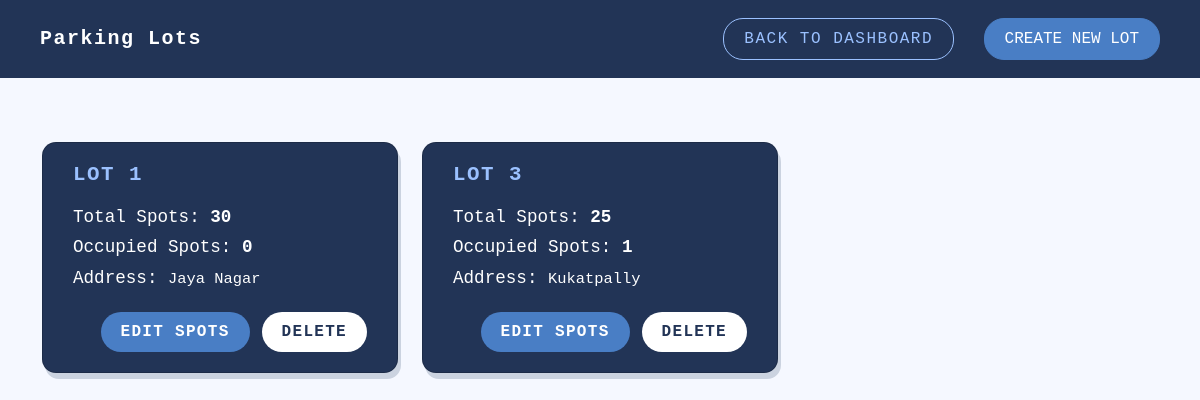
Page /admin/lots (signed in) on the earlier database version.
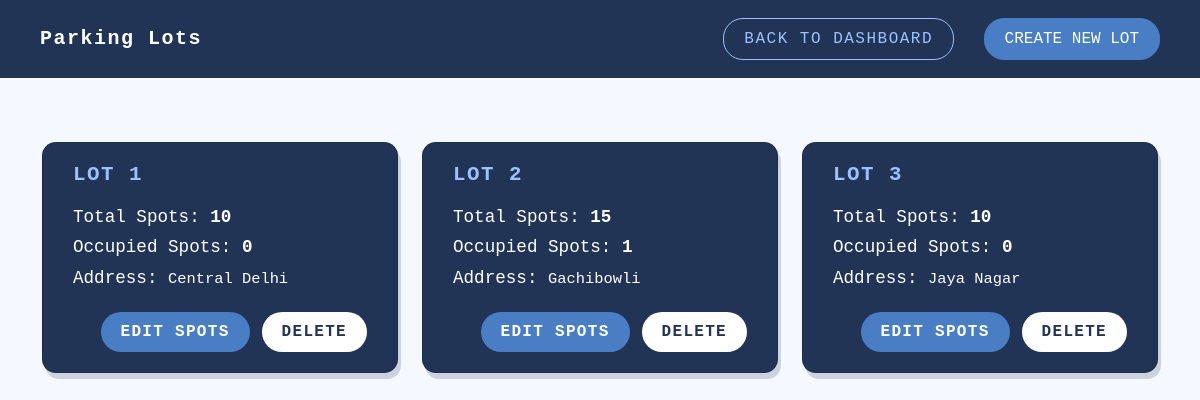
Same page on the later database version.
### backend/models.py (models this page shows)
class ParkingLot(db.Model):
    __tablename__ = "ParkingLot"
    id = db.Column(db.Integer, primary_key = True, autoincrement = True)
    location = db.Column(db.String, nullable = False)
    address = db.Column(db.String, nullable = False)
    price = db.Column(db.Integer, nullable = False)
    no_of_spots = db.Column(db.Integer, nullable = False)

### backend/routes.py (the view)
@routes_bp.route("/admin/lots", methods=["GET"])
@login_required
def admin_lots():
    lots = ParkingLot.query.all()
    lot_data = []
    for lot in lots:
        total_spots = lot.no_of_spots
        address = lot.address
        occupied_spots = ParkingSpot.query.filter_by(lot_id=lot.id, status="Occupied").count()
        lot_data.append({
            "id": lot.id,
            "name": f"Lot {lot.id}",
            "total_spots": total_spots,
            "occupied_spots": occupied_spots,
            "address": address
        })
    return render_template("admin/parking_lots.html", lot_data=lot_data)

### templates/admin/parking_lots.html (shortened to what this page needs)
<!DOCTYPE html>
<html lang="en">
<head>
  <link href="https://cdn.jsdelivr.net/npm/bootstrap@5.3.2/dist/css/bootstrap.min.css" rel="stylesheet" />
</head>
<body>
  <div class="navbar">
    <div>Parking Lots</div>
    <div>
      <a href="{{ url_for('routes_bp.admin_dashboard') }}" class="btn btn-outline">Back to Dashboard</a>
      <button class="btn btn-primary ms-3" data-bs-toggle="modal" data-bs-target="#createLotModal">Create New Lot</button>
    </div>
  </div>
  <div class="container mt-4">
    {% if lot_data %}
      <div class="row gy-4">
        {% for lot in lot_data %}
        <div class="col-md-6 col-lg-4">
          <div class="card">
            <div>
              <h5 class="card-title">{{ lot.name }}</h5>
              <p class="card-text mb-1">Total Spots: <strong>{{ lot.total_spots }}</strong></p>
              <p class="card-text mb-1">Occupied Spots: <strong>{{ lot.occupied_spots }}</strong></p>
              <p class="card-text mb-0">Address: <small>{{ lot.address }}</small></p>
            </div>
            <div class="card-buttons">
              <button class="btn-edit btn-sm" data-bs-toggle="modal" data-bs-target="#editLotModal{{ lot.id }}">Edit Spots</button>
              <button class="btn-delete btn-sm" data-bs-toggle="modal" data-bs-target="#deleteLotModal{{ lot.id }}">Delete</button>
            </div>
          </div>
        </div>
        {% endfor %}
      </div>
    {% else %}
      <div class="alert alert-info text-center" role="alert">
        No parking lots found.
      </div>
    {% endif %}
  </div>
</body>
</html>

### templates/admin/parking_lots.html (style rules this page uses)
body { background-color: #f5f8ff; color: #223456; min-height: 100vh; font-family: 'Courier New', Courier, monospace; }
.navbar { width: 100%; background: #223456; color: white; display: flex; justify-content: space-between; align-items: center; padding: 18px 40px; box-sizing: border-box; font-weight: bold; letter-spacing: 1.5px; font-size: 1.25rem; }
.navbar a.btn-outline { border-color: #9bc1ff; color: #9bc1ff; font-weight: normal; font-size: 1rem; text-transform: uppercase; padding: 8px 20px; border-radius: 20px; transition: background-color 0.2s; }
.btn-primary { background-color: #497ec5; border-color: #497ec5; font-weight: normal; font-size: 1rem; padding: 8px 20px; border-radius: 20px; text-transform: uppercase; transition: background-color 0.2s; }
.container { padding-top: 40px; padding-bottom: 40px; }
.card { background-color: #223456; color: white; border-radius: 14px; box-shadow: 3px 6px 0 #cbd3e0; height: 100%; display: flex; flex-direction: column; justify-content: space-between; padding: 20px 30px; }
.card-title { color: #9bc1ff; font-weight: bold; font-size: 1.3rem; margin-bottom: 1rem; text-transform: uppercase; letter-spacing: 1.5px; }
.card-text { font-size: 1.1rem; margin-bottom: 0.5rem; }
.card-buttons { margin-top: 1.3rem; display: flex; justify-content: flex-end; gap: 12px; }
.btn-edit { background-color: #497ec5; color: white; font-weight: bold; padding: 8px 20px; border-radius: 20px; border: none; text-transform: uppercase; letter-spacing: 1.3px; cursor: pointer; transition: background-color 0.2s; }
.btn-delete { background-color: white; color: #223456; font-weight: bold; padding: 8px 20px; border-radius: 20px; border: none; text-transform: uppercase; letter-spacing: 1.3px; cursor: pointer; transition: background-color 0.2s, color 0.2s; }
.btn-primary { background-color: #497ec5; border-color: #497ec5; color: white; transition: background-color 0.2s; }

Differences in the rows shown:
removed ParkingLot: name "LOT 1", total_spots "30", occupied_spots "0", address "Jaya Nagar"
removed ParkingLot: name "LOT 3", total_spots "25", occupied_spots "1", address "Kukatpally"
added ParkingLot: name "LOT 1", total_spots "10", occupied_spots "0", address "Central Delhi"
added ParkingLot: name "LOT 2", total_spots "15", occupied_spots "1", address "Gachibowli"
added ParkingLot: name "LOT 3", total_spots "10", occupied_spots "0", address "Jaya Nagar"
